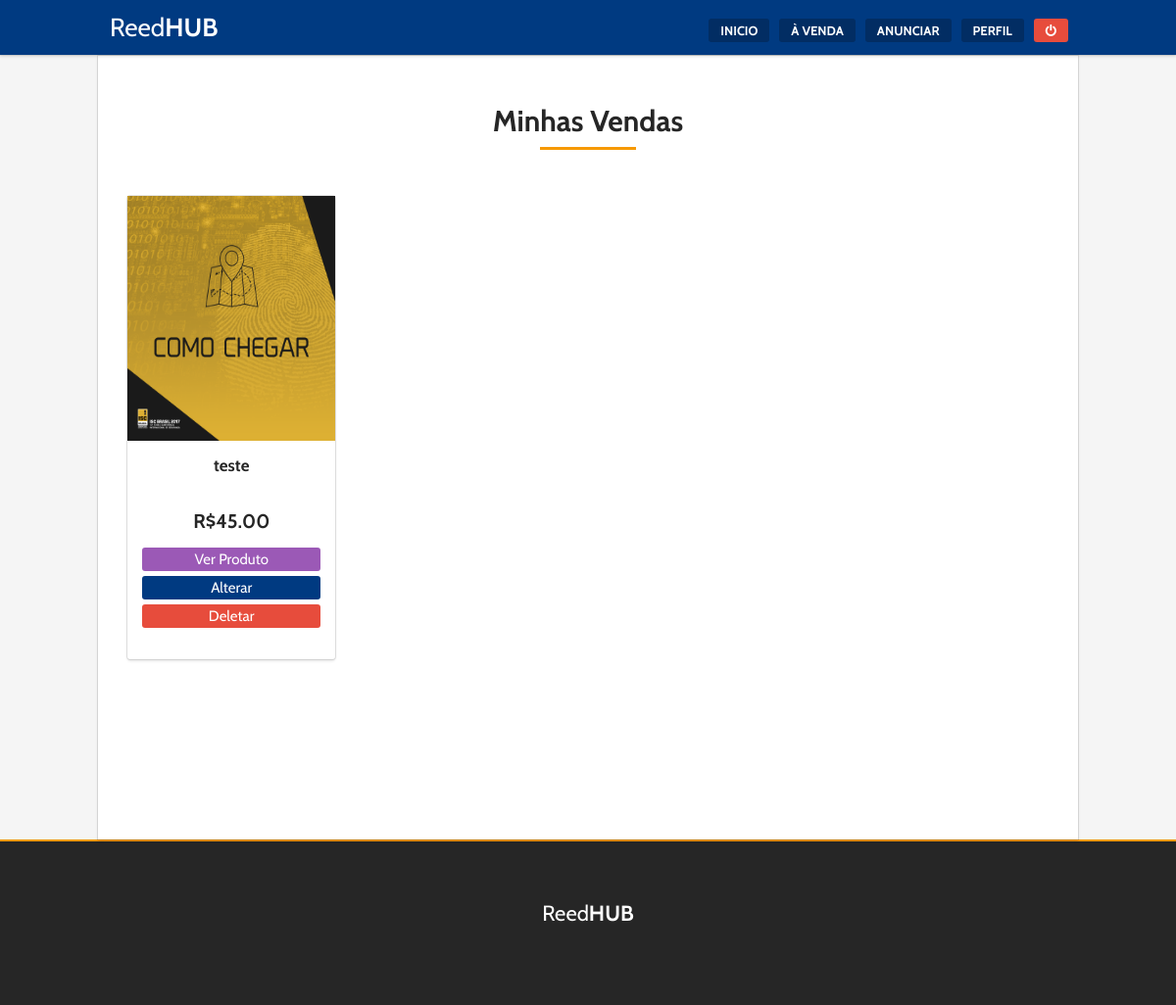
Before: /minhas-vendas.php (signed in) with the older database file.
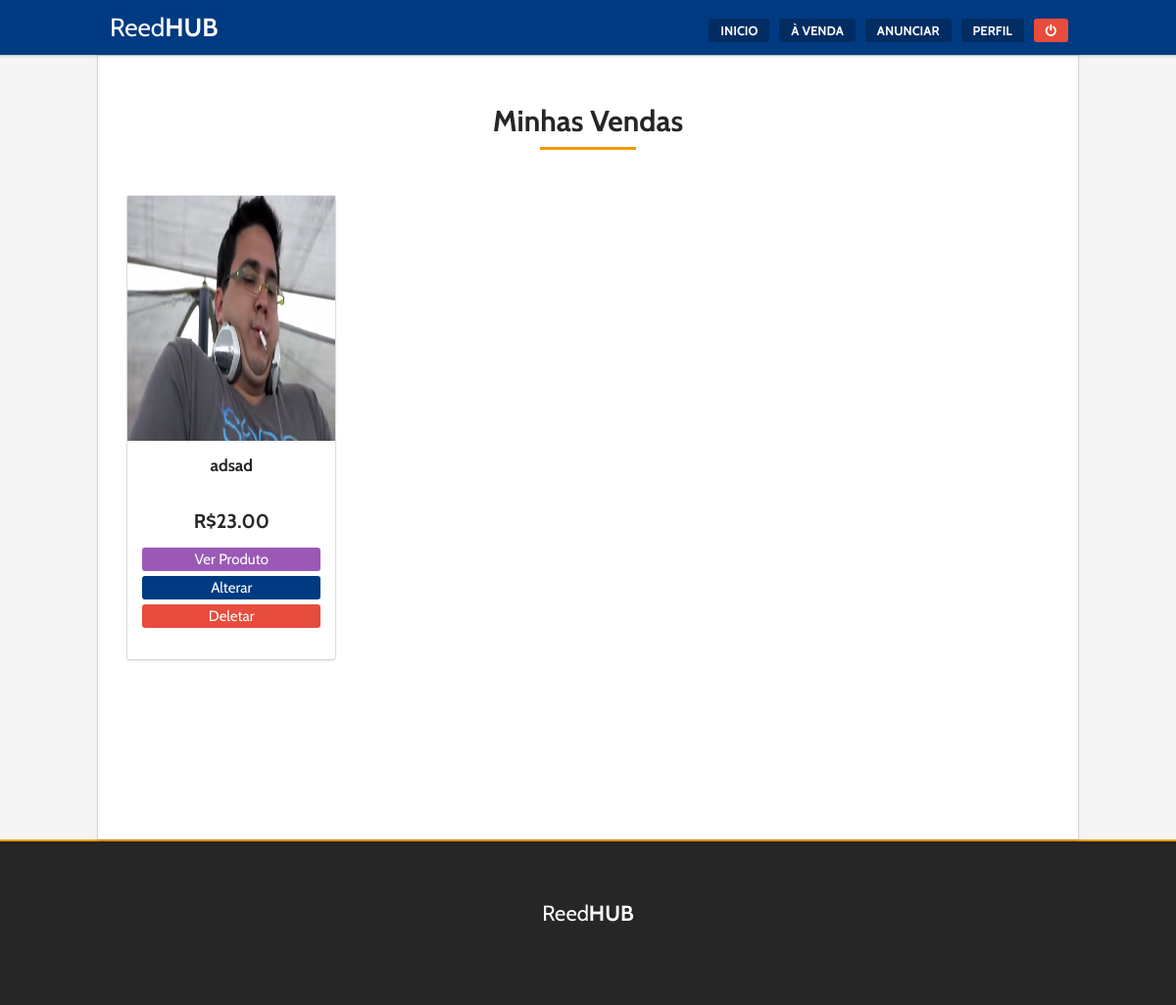
After: the same page with the newer database file.
### tables this page shows
CREATE TABLE `vendas` (
  `id` int(11) NOT NULL,
  `user_id` int(11) NOT NULL,
  `name` varchar(100) NOT NULL,
  `description` text NOT NULL,
  `value` decimal(10,2) NOT NULL,
  `image` varchar(100) NOT NULL,
  `category` varchar(20) NOT NULL
);

### safe.php (called while the page is built, shortened)
<?php
$user_get = mysql_query("SELECT * FROM `user` WHERE `id`='".$_SESSION['uid']."'") or die(mysql_error());
$user = mysql_fetch_assoc($user_get);
$user_id = $user['id'];

### parts/user/user-vendas.php (the view, shortened to what this page needs)
<section class="default-services go-flex center">
	<?php
	$query = "SELECT * FROM vendas WHERE user_id = '$user_id'";
	if ($result = $mysqli->query($query)): ?>
	<?php while($obj = $result->fetch_object()): ?>
		<div class="default-services__item">
			<form style="height: 100%" method="GET" action="produto.php">
				<div class="item-inner go-box-7 hover-1">
					<div class="item-thumb">
						<img src="fotos/<?php echo "$obj->image"; ?>" alt="">
					</div>
					<div class="item-inner">
						<div class="item-title">
							<?php echo "$obj->name"; ?>
						</div>
						<div class="item-subtitle">
							R$<?php echo "$obj->value"; ?>
						</div>
						<div class="item-options">
							<input class="go-button full small purple" type="submit" value="Ver Produto" name="ver">
						</form>
						<form method="POST" action="alterar-anuncio.php">
							<input class="go-button full small" type="submit" value="Alterar" name="alterar">
						</form>
						<form method="POST" action="process.php">
							<input type="submit" class="go-button full small red" value="Deletar" name="deletar">
						</form>
					</div>
				</div>
	<?php endwhile; ?>
<?php endif; ?>

Changed rows visible on the page:
removed vendas: image (picture), name "teste", value "45.00"
added vendas: image (picture), name "adsad", value "23.00"
